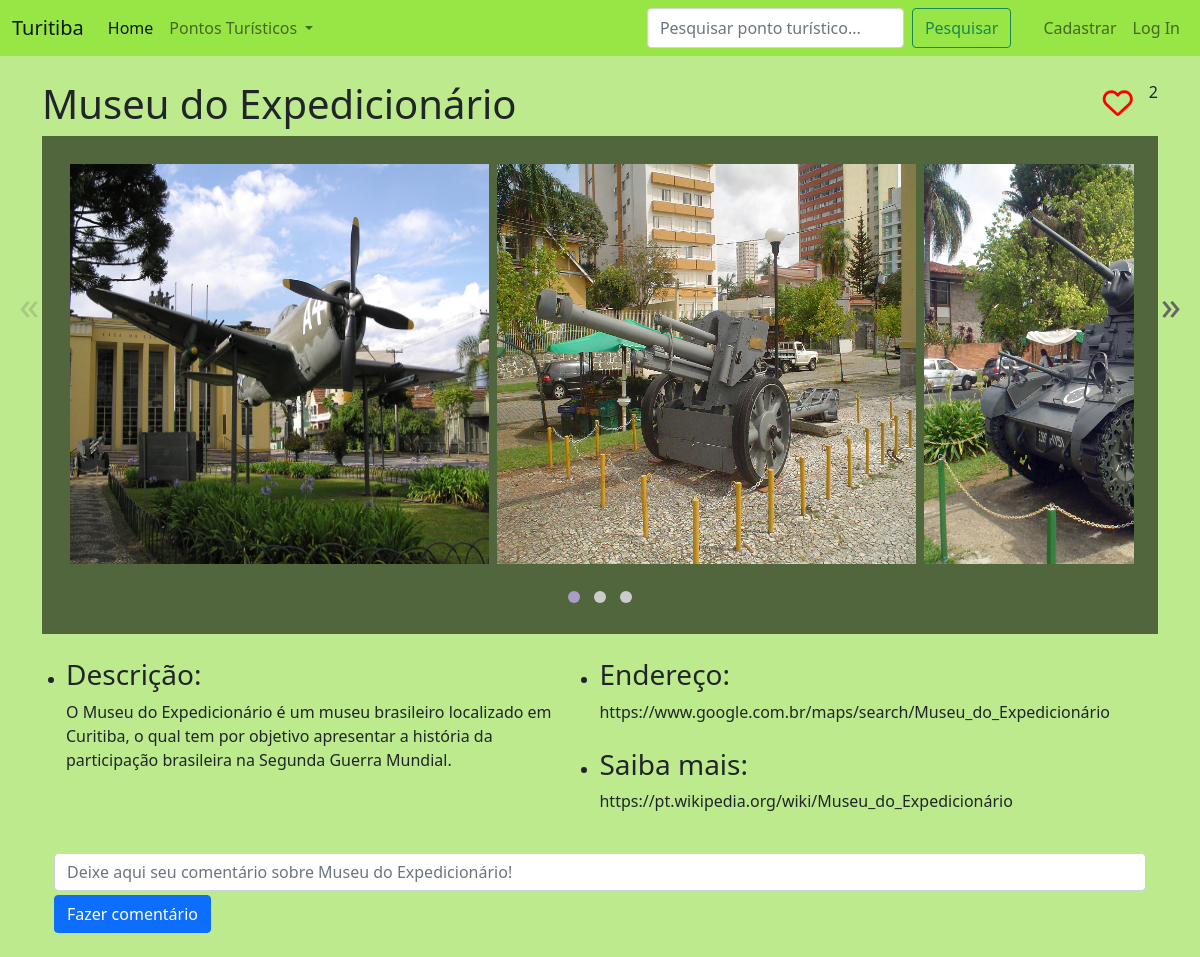
Page /location/museu-do-expedicionário on the committed database.
### tables this page shows
CREATE TABLE locations (id INTEGER NOT NULL PRIMARY KEY,
name TEXT NOT NULL,
description TEXT NOT NULL,
likes INTEGER NOT NULL,
maps_link TEXT NOT NULL,
info TEXT NOT NULL, route TEXT);

### main.py (the view)
@app.route('/location/<location_name>')
def location(location_name: str):
    data = location_data(location_name).get_json()
    has_liked = user_has_liked(session.get('username'), location_name)
    return render_template('location.html', data=data, user_has_liked=has_liked)

### db_manager.py (called while the page is built)
    def create_connection(self) -> None:
        connection = sql.connect(self.path_to_db)
        cursor = connection.cursor()
        return connection, cursor

    def close_connection(self, connection: object) -> None:
        connection.commit()
        connection.close()

### main.py (called while the page is built)
@app.after_request
def after_request(response):
    response.headers['Cache-Control'] = 'no-cache, no-store, must-revalidate'
    response.headers['Expires'] = 0
    response.headers['Pragma'] = 'no-cache'
    return response

@app.route('/location-data/<location_route>')
def location_data(location_route: str):
    data = Reader.get_location_data(db, location_route)
    return jsonify(data)

def user_has_liked(username: str, location_route: str) -> bool:
    if not (username):
        return False
    return Reader.user_has_liked(db, username, location_route)

### reader.py (called while the page is built)
    @staticmethod
    def get_location_data(db: DBManager, location_route: str) -> dict:
        raw_data, photos = db.get_location_data(location_route)
        name, description, likes, maps_link, info, route = raw_data
        treated_photos = []
        for photo in photos:
            treated_photos.append('.' + photo[0])
        data = {
            'name': name,
            'description': description,
            'likes': likes,
            'maps_link': maps_link,
            'info': info,
            'route': route,
            'photos': treated_photos
        }
        return data

### templates/location.html (shortened to what this page needs)
{% extends 'layout.html' %}
{% block style %}
    <link rel="stylesheet" href="../static/glider/glider.min.css">
    <link rel="stylesheet" href="../static/css/location.css">
{% endblock %}
{% block body %}
    <section class="container my-4">
        <div class="d-flex justify-content-between">
            <h1>{{ data.name }}</h1>
            <div  class="d-flex">
                <div id="heart">
                    {% if user_has_liked %}
                        <i class="fa-solid fa-heart"></i>
                    {% else %}
                        <i class="fa-regular fa-heart"></i>
                    {% endif %}
                </div>
                <span id="likes">{{ data.likes }}</span>
            </div>
        </div>
        <section>
            <article class="glider-contain p-4" id="carousel-frame">
                <div class="glider">
                    {% for path in data.photos %}
                        <div class="p-1">
                            <figure>
                                <img src="{{ path }}" alt="{{ data.name }}" width="500" height="400">
                            </figure>
                        </div>
                    {% endfor %}
                </div>
                <button aria-label="Previous" class="glider-prev">«</button>
                <button aria-label="Next" class="glider-next">»</button>
                <div role="tablist" class="dots"></div>
            </article>
            <section class="mt-4">
                <article class="container row">
                    <ul class="col">
                        <li>
                            <h3>Descrição:</h3>
                            {{ data.description }}
                        </li>
                    </ul>
                    <ul class="col">
                        <li>
                            <h3>Endereço:</h3>
                            {{ data.maps_link }}
                        </li>
                        <br>
                        <li>
                            <h3>Saiba mais:</h3>
                            {{ data.info }}
                        </li>
                        <br>
                    </ul>
                </article>
            </section>
        </section>
        <section class="container">
            <form action="/comment/{{ data.route }}" method="POST">
                <div class="mb-1 form-group">
                    <input type="text" class="form-control" id="comment" name="comment" aria-describedby="comment"
                    placeholder="Deixe aqui seu comentário sobre {{ data.name }}!" autocomplete="off">
                </div>
                <div class="mb-4 form-group">
                    <input type="submit" class="btn btn-primary" value="Fazer comentário">
                </div>
            </form>
        </section>
    </section>
{% endblock body %}

### templates/layout.html (shortened to what this page needs)
<!DOCTYPE html>
<html lang="en">
    <head>
        <link href="https://cdn.jsdelivr.net/npm/bootstrap@5.1.3/dist/css/bootstrap.min.css" rel="stylesheet">
        <link rel="stylesheet" href="../static/css/style.css">
        {% block style %}{% endblock %}
    </head>
    <body>
        <nav class="navbar navbar-expand-lg navbar-light" id="navbar">
            <div class="container-fluid">
                <a class="navbar-brand">Turitiba</a>
                <div class="collapse navbar-collapse" id="navbarSupportedContent">
                    <ul class="navbar-nav me-auto mb-2 mb-lg-0">
                        <li class="nav-item">
                            <a class="nav-link active" aria-current="page" href="/">Home</a>
                        </li>
                        <li class="nav-item dropdown">
                            <a class="nav-link dropdown-toggle" href="#" id="navbarDropdown" role="button" data-bs-toggle="dropdown" aria-expanded="false">
                                Pontos Turísticos
                            </a>
                        </li>
                    </ul>
                    <div class="navbar-nav d-flex">
                        <form action="/search" method="POST" class="d-flex mx-4">
                            <input class="form-control me-2" type="search" placeholder="Pesquisar ponto turístico..." aria-label="Search"
                                name="search">
                            <button class="btn btn-outline-success" type="submit">Pesquisar</button>
                          </form>
                        {% if session.username %}
                            <a href="/user/{{ session.username }}" class="nav-link">{{ session.username }}</a>
                            <i class="nav-link fa-solid fa-user"></i>
                            <form action="/logout?callback=main" method="post">
                                <input type="submit" value="Log Out" class="btn btn-primary">
                            </form>
                        {% else %}
                            <a class="nav-link" href="/register">Cadastrar</a>
                            <a class="nav-link" href="/login">Log In</a>
                        {% endif %}
                    </div>
                </div>
            </div>
        </nav>
        <main>
            {% block body %}{% endblock %}
        </main>
    </body>
</html>

### static/css/style.css (style rules this page uses)
body { background-color: #BDEA8C; }
#navbar { background-color: #98E645; }

### static/css/location.css (style rules this page uses)
#carousel-frame { background-color: #52663D; }
#heart { font-size: 30px; color: red; margin-right: 1rem; cursor: pointer; }

### rows in the picture
locations: name "Museu do Expedicionário", description "O Museu do Expedicionário é um museu brasileiro localizado em Curitiba, o qual tem por objetivo apresentar a história da participação brasileira na Segunda Guerra Mundial.", maps_link "https://www.google.com.br/maps/search/Museu_do_Expedicionário", info "https://pt.wikipedia.org/wiki/Museu_do_Expedicionário"

### other values in the picture
{{ data.likes }} "2"
